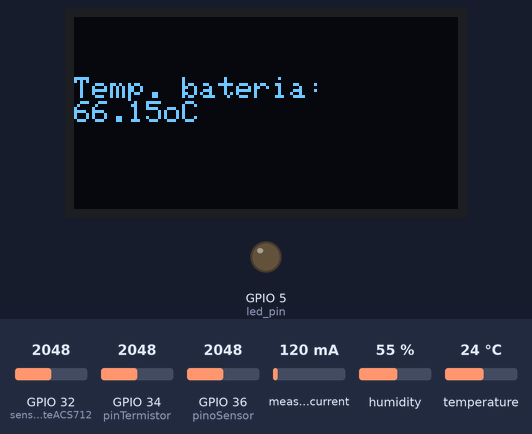
A sketch run on a simulated ESP32. On the bench: 128×64 one-colour display, output pins drawn as LEDs (lit = HIGH). The test bench sets the inputs (shaded band); at power-on: humidity 55 %, GPIO 36 (pinoSensor) = 2048, GPIO 34 (pinTermistor) = 2048, temperature 24 °C, GPIO 32 (sensor_correnteACS712) = 2048, measured current 120 mA. WiFi joins after 1.5 s; servers stay silent unless stated; uploads are accepted with an empty reply; what the sketch prints to the serial monitor is not drawn.

Above: at 3.1 s.
3.2 s: humidity set to 22 %
At 11.0 s:
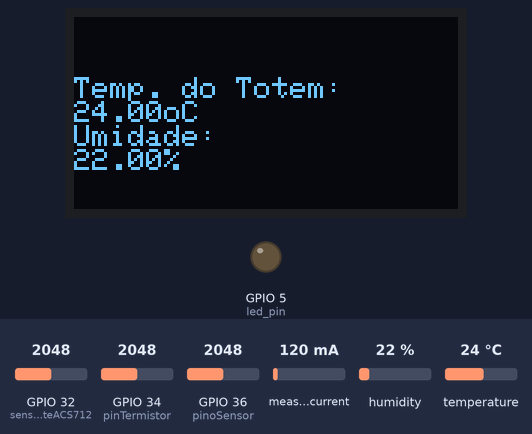
11.2 s: GPIO 36 (pinoSensor) set to 2866
At 15.9 s:
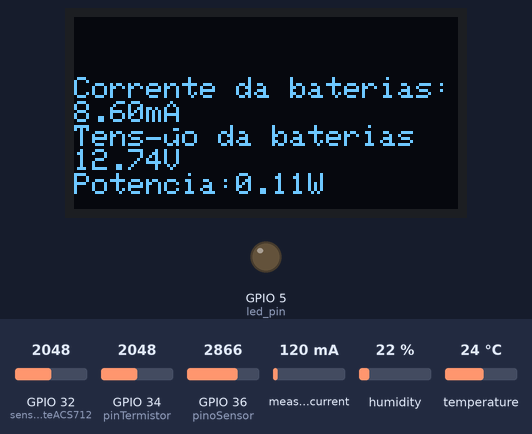
19.2 s: GPIO 34 (pinTermistor) set to 2866
At 24.4 s:
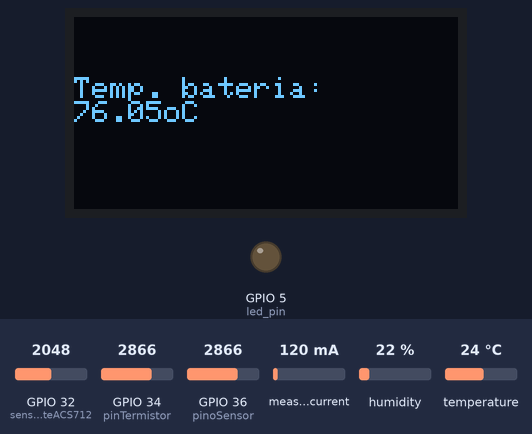
27.0 s: temperature set to 12 °C
At 31.2 s:
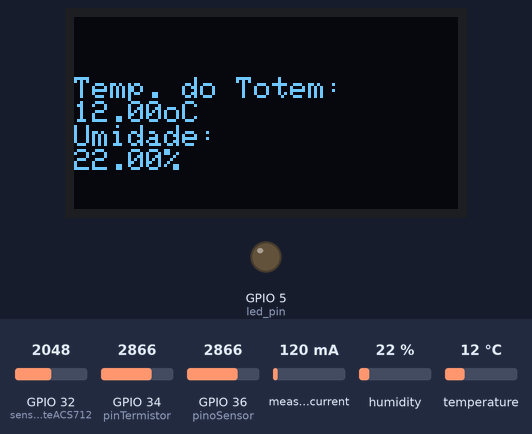
34.6 s: humidity set to 40 %
At 41.9 s:
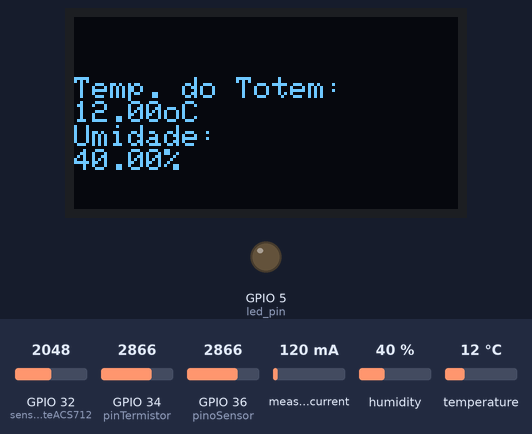
42.2 s: GPIO 32 (sensor_correnteACS712) set to 2866
At 46.1 s:
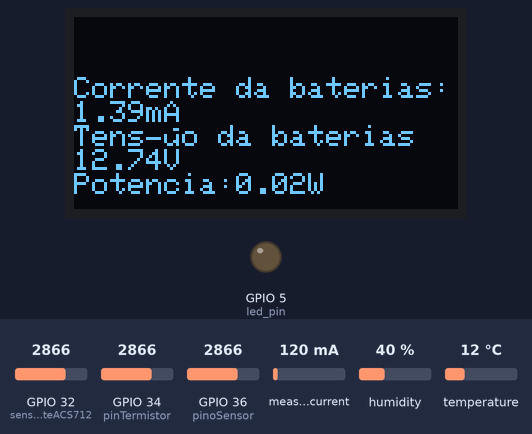
Timing chart, 0 to 47.6 s (numbered marks = the images above; inputs shaded):
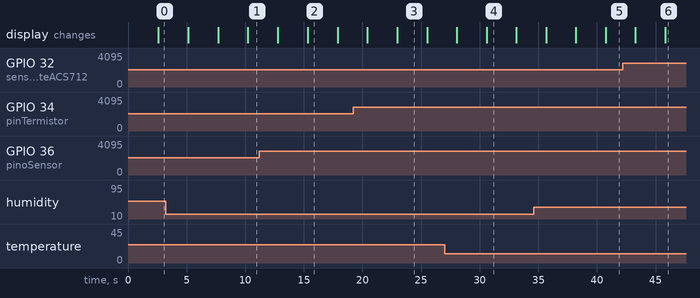

The sketch:

PI2INTEGRADO.ino
```cpp
#include <Wire.h>             // Display
#include <Adafruit_GFX.h>     // Display
#include <Adafruit_SSD1306.h> // Display
#include <HTTPClient.h>       // Comunicação
#include <WiFi.h>             // Conexão WiFi
#include "DHT.h"              // Sensor de Temperatura DHT11
#include <math.h>
#include "EmonLib.h"          // Calculo de corrente

//Pino do sensor
#define pinoSensor   36           //Sensor de Tensão
#define sensor_Rosq  35           // Sensor de Corrente AC (Rosquinha) ZMC
#define pinTermistor 34           // Medição de temperatura por divisor de tensão
#define sensor_correnteACS712 32  // Sensor de Corrente DC (ainda não qualibrado)
#define led_pin 5

//#define OLED_RESET 4  // verificar se precisamos
#define DHTPIN 4
#define DHTTYPE DHT11  // para uso do DHT precissa criar


// VARIAVEIS E CONSTANTES
const float     Zero = 14.79;                   // erro da medida de corrente AC, corrigindo o que seria a leitura 0 do sensor

const int       tensao = 217;                   // (127 ou 217)  Tensao da rede AC 110 Volts e na verdade (127 volts)

float           Irms = 0,                       // Calculo de Corrente AC do ZMC
                localHum = 0,                   // Guarda umidade do DHT11
                localTemp = 0,                  // Guarda Temperatura do DHT11
                leitura_corrente=0.0,           // variaveis para o ACS712
                AvgAcs=0.0,                     // variaveis para o ACS712
                corrente_medidaACS712=0.0,      // variaveis para o ACS712
                tensaoEntrada = 0.0,            // Armazenar a tensão do sensor
                tensaoMedida = 0.0,             // Media da tensão
                valorR1 = 30000.0,              // Valor do Resistor 1 do divisor de tensão (TALVEZ MUDAR PARA CONSTANTE)
                valorR2 = 7500.0,               // Valor do Resistor 2 do divisor de tensão (TALVEZ MUDAR PARA CONSTANTE)
                Temp2;              // Temperatura da Bateria

// Classes
EnergyMonitor   emon;                        // Classe EnergyMonitor usada para calculo de Corrente em regime RMS
DHT             dht(DHTPIN, DHTTYPE);
Adafruit_SSD1306 display(128, 64, &Wire);


/****************************************************************************************
*|||||||||         Sessão para controle de comunicacao web           ||||||||||||||||||
*****************************************************************************************/
const char* ssid     = "pedro";
const char* password = "pedro123";

// the following variables are unsigned longs because the time, measured in
// milliseconds, will quickly become a bigger number than can be stored in an int.
unsigned long lastTime = 0;
// Timer set to 10 minutes (600000)
//unsigned long timerDelay = 600000;
// Set timer to 5 seconds (5000)
unsigned long timerDelay = 5000;

WiFiServer server(80);

//Your Domain name with URL path or IP address with path
// Endereço de conexão web
String serverName = "http://message.eletrogama.online/microcontroller";
// Connection with message
String stationIdPath = "/1";


/*************************************************************************
*|||||||||        Inicialização de Componetes           ||||||||||||||||||
**************************************************************************/
TaskHandle_t Task1;


void setup(){


  //Init Display
  display.begin(SSD1306_SWITCHCAPVCC, 0x3C);
  display.clearDisplay();
  display.setTextColor(WHITE);
  display.setTextSize(1);

  //Config dos pins para leitura e envio de dados
  pinMode(led_pin, OUTPUT);  // rele
  pinMode(sensor_Rosq, INPUT);
  pinMode(pinoSensor, INPUT);
  pinMode(sensor_correnteACS712, INPUT);
  pinMode(pinTermistor, INPUT);

  xTaskCreatePinnedToCore(
                    getDisplay,   /* Task function. */
                    "Task1",     /* name of task. */
                    10000,       /* Stack size of task */
                    NULL,        /* parameter of the task */
                    1,           /* priority of the task */
                    &Task1,      /* Task handle to keep track of created task */
                    0);          /* pin task to core 0 */
  delay(500);

  // Sensor ZMC
  emon.current(sensor_Rosq, 39); //Pino, calibracao - Corrente Constante= 4096/105. = 39.
  // Tenta realizar conexão do wifi
  connectWiFi();
  // Inicializa modulo de temp e umidade
  dht.begin();
  Serial.begin(9600);
}

/*************************************************************************
*|||||||||        Funções Para Funcionamento           ||||||||||||||||||
**************************************************************************/

String sendGetRequest(String path) {
  String response = "0";
  if(WiFi.status()== WL_CONNECTED){
    HTTPClient http;
    String serverPath = serverName + path;

    http.begin(serverPath.c_str());

    int httpResponseCode = http.GET();

    if (httpResponseCode>0) {
      // Serial.print("HTTP Response code: ");
      // Serial.println(httpResponseCode);
      String payload = http.getString();
      response = payload;
    }
    else {
      Serial.print("Error code: ");
      Serial.println(httpResponseCode);
    }
    http.end();
  }
  else {
    Serial.println("WiFi Disconnected");
  }
  lastTime = millis();
  return response;
}


void sendPostRequest(String path, String value) {
  if(WiFi.status()== WL_CONNECTED){
    WiFiClient client;
    HTTPClient http;

    http.begin(client, serverName + path);
    Serial.println(serverName + path);
    // http.addHeader("accept", "application/json");
    int httpResponseCode = http.POST(value);

    Serial.print("HTTP Response code: ");
    Serial.println(httpResponseCode);
    String payload = http.getString();
    // Serial.println(payload);

    http.end();
  }
  else {
    Serial.println("WiFi Disconnected");
  }
}


int getChargeStatus() {
   String chargeStatus = sendGetRequest("/1/charge");
   return chargeStatus.toInt();
   delay(1000);
}

void rele(){
  int chargeStatus = getChargeStatus();

  if (chargeStatus) {
    digitalWrite(led_pin, HIGH);
  }else {
    digitalWrite(led_pin, LOW);
  }

  Serial.println(chargeStatus);
}

void sendTemperaturaTotem(float value) {
  sendPostRequest("/1/totem/temperature?request=" + String(value), String(value));
}

void sendHumidadeTotem(float value) {
  sendPostRequest("/1/totem/humidity?request=" + String(value), String(value));
}

void sendTemperaturaBateria(float value) {
  sendPostRequest("/1/battery/temperature?request=" + String(value), String(value));
}

void sendSensorTensao(float value) {
  sendPostRequest("/1/battery/voltage?request=" + String(value), String(value));
}

void sendSensorCorrenteACS712(float value) {
  sendPostRequest("/1/battery/current?request=" + String(value), String(value));
}

void sendSensorCorrenteZMC(float value) {
  sendPostRequest("/1/inverter/current?request=" + String(value), String(value));
}


float sensor_ZMC(void){
  // Sensor de Corrente ZMC
  float leitura = 0;                   // Calculo de Corrente AC dentro da função

  //Calcula a media da corrente fazendo 10 amostragem
  for(int index =0; index <10; index++){
    leitura =leitura+ emon.calcIrms(1480);
    delayMicroseconds(1);
  }
  leitura = leitura /10.0;

  //Tratamento de desvios e erros de leitura
  if(leitura < Zero){
    return 0.0;
  } else {
    leitura = leitura - Zero;
    return leitura;
  }
  //Serial.println(Irms); // para debug de valores
  return 0.0;
}

void sensordetensao(void){

int leituraSensor = 0; //VARIÁVEL PARA ARMAZENAR A LEITURA DO PINO ANALÓGICO
float coeficiente_de_calibracao = 1.32; // aproximadamente raiz de 1,7
  leituraSensor = analogRead(pinoSensor); //FAZ A LEITURA DO PINO ANALÓGICO E ARMAZENA NA VARIÁVEL O VALOR LIDO
  //Serial.println(leituraSensor);
  //tensaoEntrada = (leituraSensor * 5.0) / 4096.0; //VARIÁVEL RECEBE O RESULTADO DO CÁLCULO 4096 12 bits
  //tensaoMedida = leituraSensor / (valorR2/(valorR1+valorR2)); //VARIÁVEL RECEBE O VALOR DE TENSÃO DC MEDIDA PELO SENSOR

  /*calculo de tensão
  leitura dada por relação das resistencias r1 = 30k e r2 = 7.5k  vout = vin (0-25v) r2/(r1+r2)  vin = vout * (r1+r2)/r2
  real r1= 29.95k r2 = 7480   aproximadamente 5,00401
  (r1+r2)/r2 = 5 aproximadamente
  vin = vout * 5

  vout = (leituraSensor * 5.00401)/4095
  */
  tensaoEntrada = (leituraSensor * 4.8)/ 4095.0;
  tensaoMedida = tensaoEntrada * (5.00401/ coeficiente_de_calibracao);
 // Serial.println(tensaoMedida);
}


// precisa ser revisado quando tudo estiver montado para fazer sentindo as leituras.

void sensor_ACS712(void){
  // Sensor de Corrente ACS712
  float Samples=0.0,                    // variaveis para o ACS712
        voltage,                        // Sensor de Corrente ACS712 (ainda nao calibrado/funcionando)
        amostras = 100;
  int offset_open = 0;                  // variavel de calibracao do 0

  for (int x = 0; x < amostras; x++){   //Coleta amostras
    leitura_corrente = analogRead(sensor_correnteACS712);   //Read current sensor values
    Samples = Samples + leitura_corrente;                   //Add samples together
    //delay (10);  // so precisa para leituras AC           // let ADC settle before next sample 3ms
  }

  AvgAcs=Samples/amostras;                             // medias das leituras
  voltage=(AvgAcs)*(5.0 / 4096.0);                    //((AvgAcs * (5.0 / 4096)) is converitng the read voltage in 0-5 volts  2^12 12bits usado pela esp32
  corrente_medidaACS712 = (2.5 - voltage)*1000/0.185; //2.5 is offset,,,   0.185v is rise in output voltage when 1A current flows at input

  // offset_open seria o valor central que substitui o 3.36 no meu caso foi meu 0 aqui em casa

  if (voltage >= 3.36){
    corrente_medidaACS712 = (voltage-3.36)*1000/100; //para cada .100 distante de 2,5 significa uma corrente de 1000mA ou 1A
  }else{
    corrente_medidaACS712 = (3.36-voltage)*1000/100; //para cada .100 distante de 2,5 significa uma corrente de 1000mA ou 1A
  }
  //Serial.println(corrente_medidaACS712); //p debug
  //Serial.print(leitura_corrente);        //p debug
}

void getDHT(void){
  float tempIni = dht.readTemperature();;
  float humIni = dht.readHumidity();

  if (isnan(tempIni) || isnan(humIni)){   // Check if any reads failed and exit early (to try again).
    Serial.println("Umidade ou temperatura deram nan");
  } else {
    localTemp = tempIni;
    localHum = humIni;
  }
}

void Thermistor(){

  float RawAD = analogRead(pinTermistor);
  // float Res_thermistor = 1000.0;
  float Temp = 0;
  float c1 = 0.001129148;   //coeficientes de steinhart-hart para o termistor
  float c2 = 0.000234125;
  float c3 = 0.0000000876741;

  Temp = log(1000.0 * ((4095.0 / (RawAD - 1.0))));
  Temp = (1.0 / (c1 + c2*Temp + c3*Temp*Temp*Temp)); // temperature in Kelvin
  Temp = Temp - 273.15; // convert from Kelvin to Celsius
  Temp2 = Temp;

}

void connectWiFi(void){

  Serial.println();
  Serial.println();
  Serial.print("Connecting to ");
  Serial.println(ssid);
  WiFi.begin(ssid, password);
  // while (WiFi.status() != WL_CONNECTED)
  // {
  //   delay(500);
  //   Serial.print(".");
  // }
  Serial.println("");
  Serial.println("WiFi connected.");
  Serial.println("IP address: ");
  Serial.println(WiFi.localIP());

  server.begin();

}

/******************************************************************
*   Get display    (faixa do menu de seleção pelo potenciometro)
*******************************************************************/
void getDisplay(void * pvParameters){

  for(;;){

    displayData(1);
    delay(2500);
    displayData(2);
    delay(2500);
    displayData(3);
    delay(2500);
    displayData(4);
    delay(2500);
  }
}

/**************************************************************
*         Display Data    (menus do display)
***************************************************************/
void displayData(int displayNum) {

  //Serial.print(" Display Number: ==> ");
  //Serial.print(displayNum);

  display.clearDisplay();   // clear the display
  switch (displayNum){
    case 0:
      display.clearDisplay();
      break;
    case 1:
      display.setCursor(0,20);
      display.println( "Temp. do Totem:");
      display.print(localTemp);
      display.println( "oC");
      display.println("Umidade:");
      display.print(localHum);
      display.println("%");
      break;
    case 2:
      display.setCursor(0,20);
      display.println("Temp. bateria:");
      display.print(Temp2);
      display.println("oC");
      break;
    case 3:
      display.setCursor(0,20);
      display.println("Corrente da baterias:");
      display.print(corrente_medidaACS712);
      display.println("mA");
      display.println("Tensão da baterias");
      display.print(tensaoMedida);
      display.println("V");
      display.print("Potencia:");
      display.print(tensaoMedida * corrente_medidaACS712/1000.0);
      display.println("W");
      break;
    case 4:
      display.setCursor(0,20);
      display.println("Corrente no Inversor:");
      display.print(Irms);
      display.println("mA");
      break;
    default:
      display.clearDisplay();
      break;
  }
  display.display();   // write the buffer to the display
  delay(10);
}


/*******************************
*   Parte Executavel do Codigo
*   Atualizada: 03/07
*   Status: Compilando
*   Testes: Incompletos
********************************/
void loop(){

  // Atualiza o display


  // displayData(getDisplay());

  // Coleta de informações
  getDHT();
  //WiFiLocalWebPageCtrl();
  Thermistor();  // Calculo da Temperatura do NTC ou das baterias
  sensordetensao();                                              // Coleta a tensão das baterias
  sensor_ACS712();                                               // Corrente do ACS712 (ainda nao pronto)
  Irms = sensor_ZMC();                                           // Corrente do ZMCT ou rosquinha

  // envio de informações
  sendTemperaturaTotem(localTemp);                               // Temperatura do ambiente do Totem
  sendHumidadeTotem(localHum);                                   // Umidade do Totem
  sendTemperaturaBateria(Temp2);                                 // Temperatura das Baterias
  sendSensorTensao(tensaoMedida);
  sendSensorCorrenteZMC(Irms);                                   // Corrente saindo do inversor
  //sendoSensorCorrenteACS712();

  // Controle
  rele();

}
```

Measured:
- what the display in image 2 shows lasts 2.6 s, from 15.3 s to 17.9 s
- what the display in image 3 shows lasts 2.5 s, from 23.0 s to 25.5 s
